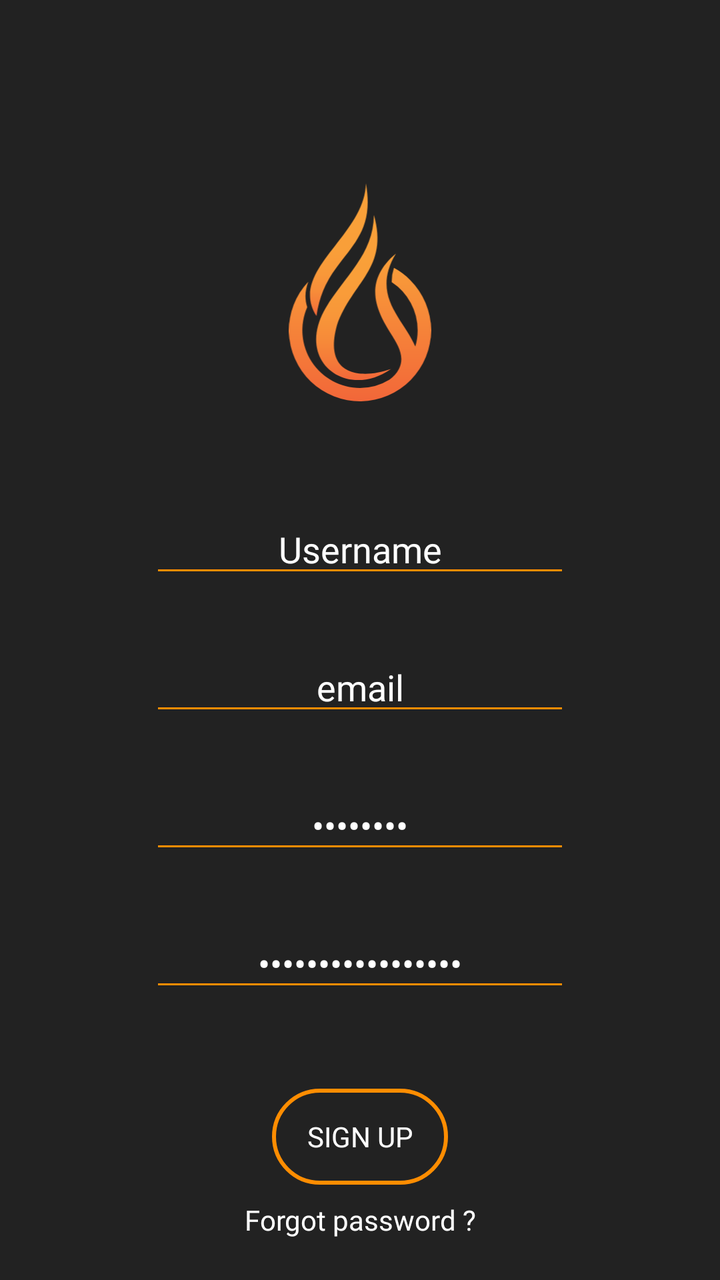
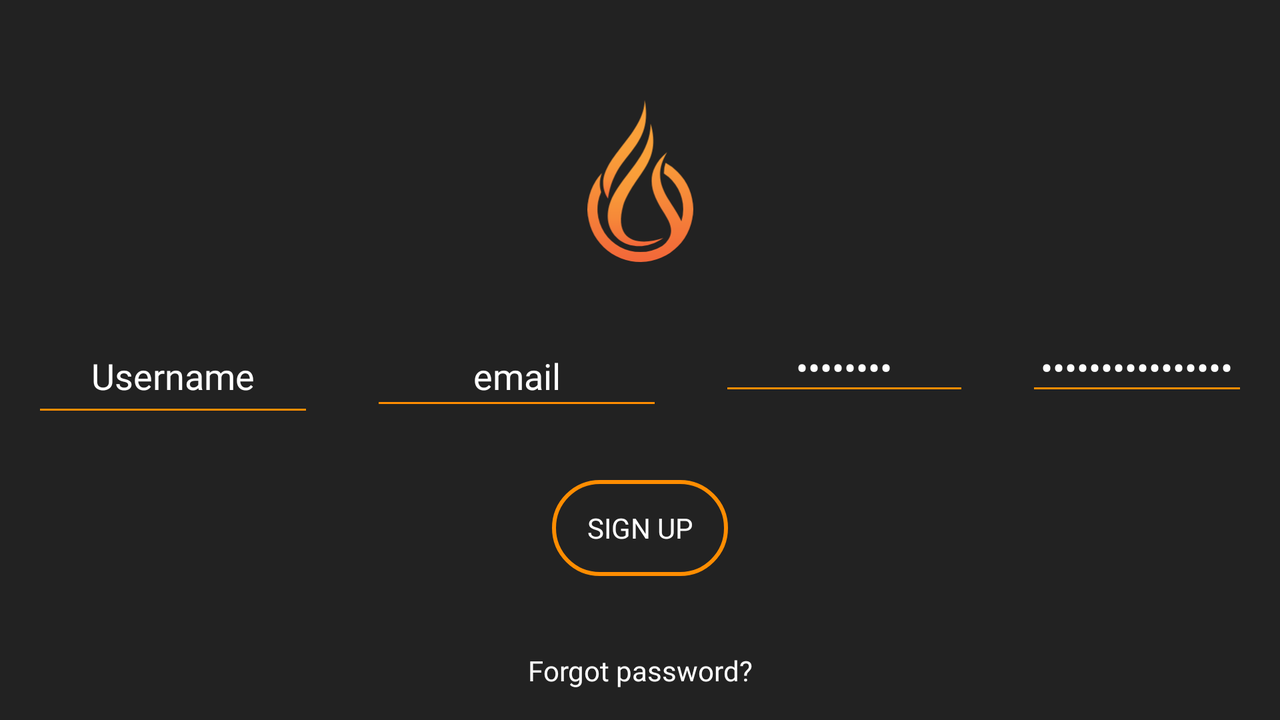

Compare how this app lays out the same screen by default and in its alternative resource folder. The renders come first, then the two layout files and the values they reference.
<!-- AndroidManifest.xml: application theme AppTheme -->
<!-- res/layout/register_profile.xml -->
<?xml version="1.0" encoding="utf-8"?>
<layout xmlns:app="http://schemas.android.com/apk/res-auto"
        xmlns:tools="http://schemas.android.com/tools"
        xmlns:android="http://schemas.android.com/apk/res/android">

    <androidx.constraintlayout.widget.ConstraintLayout
            android:layout_width="match_parent"
            android:layout_height="match_parent"
            android:background="@color/mainBackground">

        <ImageView
                android:id="@+id/appLogo"
                android:layout_width="178dp"
                android:layout_height="109dp"
                android:layout_marginTop="32dp"
                android:layout_marginBottom="24dp"
                app:layout_constraintBottom_toTopOf="@+id/et_name"
                app:layout_constraintEnd_toEndOf="parent"
                app:layout_constraintHorizontal_bias="0.5"
                app:layout_constraintStart_toStartOf="parent"
                app:layout_constraintTop_toTopOf="@+id/guideline_1"
                app:srcCompat="@drawable/ic_blackfyre_logo"
                tools:srcCompat="@drawable/ic_blackfyre_logo" />

        <androidx.constraintlayout.widget.Guideline
                android:id="@+id/guideline_1"
                android:layout_width="wrap_content"
                android:layout_height="wrap_content"
                android:orientation="horizontal"
                app:layout_constraintGuide_begin="@dimen/cardview_compat_inset_shadow"
                app:layout_constraintGuide_percent="0.05" />

        <androidx.constraintlayout.widget.Guideline
                android:id="@+id/guideline_2"
                android:layout_width="wrap_content"
                android:layout_height="wrap_content"
                android:orientation="horizontal"
                app:layout_constraintGuide_percent="0.98" />

        <EditText
                android:id="@+id/et_name"
                android:layout_width="wrap_content"
                android:layout_height="wrap_content"
                android:backgroundTint="@color/colorSecondary"
                android:ems="10"
                android:gravity="center"
                android:hint="@string/username"
                android:inputType="textPersonName"
                app:layout_constraintBottom_toTopOf="@+id/et_email"
                app:layout_constraintEnd_toEndOf="parent"
                app:layout_constraintHorizontal_bias="0.5"
                app:layout_constraintStart_toStartOf="parent"
                app:layout_constraintTop_toBottomOf="@+id/appLogo"
                app:layout_constraintVertical_chainStyle="spread"
                tools:text="@string/username" />

        <EditText
                android:id="@+id/et_email"
                android:layout_width="wrap_content"
                android:layout_height="wrap_content"
                android:backgroundTint="@color/colorSecondary"
                android:ems="10"
                android:gravity="center"
                android:hint="@string/signInWithEmail"
                android:inputType="textPersonName"
                app:layout_constraintBottom_toTopOf="@+id/et_password"
                app:layout_constraintEnd_toEndOf="parent"
                app:layout_constraintHorizontal_bias="0.5"
                app:layout_constraintStart_toStartOf="parent"
                app:layout_constraintTop_toBottomOf="@+id/et_name"
                tools:text="@string/signInWithEmail" />

        <EditText
                android:id="@+id/ed_confirmPassword"
                android:layout_width="wrap_content"
                android:layout_height="wrap_content"
                android:layout_marginBottom="16dp"
                android:backgroundTint="@color/colorSecondary"
                android:contentDescription="@string/forgotPassword"
                android:ems="10"
                android:gravity="center"
                android:hint="@string/forgotPassword"
                android:inputType="textPassword"
                app:layout_constraintBottom_toTopOf="@+id/btn_register"
                app:layout_constraintEnd_toEndOf="@+id/et_password"
                app:layout_constraintHorizontal_bias="0.393"
                app:layout_constraintStart_toStartOf="@+id/et_password"
                app:layout_constraintTop_toBottomOf="@+id/et_password"
                tools:text="@string/forgotPassword" />

        <EditText
                android:id="@+id/et_password"
                android:layout_width="wrap_content"
                android:layout_height="wrap_content"
                android:backgroundTint="@color/colorSecondary"
                android:ems="10"
                android:gravity="center"
                android:hint="@string/password"
                android:inputType="textPassword"
                app:layout_constraintBottom_toTopOf="@+id/ed_confirmPassword"
                app:layout_constraintEnd_toEndOf="parent"
                app:layout_constraintHorizontal_bias="0.5"
                app:layout_constraintStart_toStartOf="parent"
                app:layout_constraintTop_toBottomOf="@+id/et_email"
                tools:text="@string/password" />

        <Button
                android:id="@+id/btn_register"
                android:layout_width="wrap_content"
                android:layout_height="wrap_content"
                android:layout_marginBottom="8dp"
                android:background="@drawable/rounded_corners_imagebutton"
                android:text="@string/signup"
                app:layout_constraintBottom_toTopOf="@+id/tx_forgot_password"
                app:layout_constraintEnd_toEndOf="parent"
                app:layout_constraintHorizontal_bias="0.5"
                app:layout_constraintStart_toStartOf="parent" />

        <TextView
                android:id="@+id/tx_forgot_password"
                android:layout_width="wrap_content"
                android:layout_height="wrap_content"
                android:layout_marginBottom="8dp"
                android:text="@string/forgotPassword"
                app:layout_constraintBottom_toTopOf="@+id/guideline_2"
                app:layout_constraintEnd_toEndOf="@+id/btn_register"
                app:layout_constraintStart_toStartOf="@+id/btn_register" />
    </androidx.constraintlayout.widget.ConstraintLayout>
</layout>
<!-- resources referenced by this layout -->
<resources>
  <color name="colorSecondary">#FF8D01</color>
  <color name="mainBackground">#222222</color>
  <!-- drawable ic_blackfyre_logo: vector/xml drawable (drawable, 2819 chars, omitted) -->
  <!-- drawable rounded_corners_imagebutton (drawable) -->
  <?xml version="1.0" encoding="utf-8"?>
  <selector xmlns:android="http://schemas.android.com/apk/res/android">
      <item>
          <shape android:shape="rectangle">
  
              <corners android:radius="30dp" />
              <stroke
                      android:width="2dp"
                      android:color="@color/colorSecondary"
                      />
          </shape>
      </item>
  </selector>
  <string name="forgotPassword">Forgot password ?</string>
  <string name="password">Password</string>
  <string name="signInWithEmail">email</string>
  <string name="signup">sign up</string>
  <string name="username">Username</string>
  <style name="AppTheme" parent="Theme.AppCompat.DayNight.DarkActionBar">
          
          <item name="colorPrimary">@color/colorPrimary</item>
          <item name="colorPrimaryDark">@color/colorPrimaryDark</item>
          <item name="colorAccent">@color/colorAccent</item>
          <item name="android:textColor">@color/colorWhite</item>
          <item name="android:fontFamily">@font/roboto</item>
          <item name="android:editTextColor">@color/colorWhite</item>
          <item name="android:navigationBarColor">@color/colorPrimary</item>
          <item name="android:windowDrawsSystemBarBackgrounds">true</item>
  
      </style>
  <color name="colorPrimary">#212121</color>
  <color name="colorPrimaryDark">#000000</color>
  <color name="colorAccent">#018786</color>
  <color name="colorWhite">#FFFFFF</color>
</resources>
<!-- res/layout-land/register_profile.xml (the repository's variant of the layout above) -->
<!-- drawn on the phone turned sideways -->
<?xml version="1.0" encoding="utf-8"?>
<layout xmlns:app="http://schemas.android.com/apk/res-auto"
        xmlns:tools="http://schemas.android.com/tools"
        xmlns:android="http://schemas.android.com/apk/res/android">

    <androidx.constraintlayout.widget.ConstraintLayout
            android:layout_width="match_parent"
            android:layout_height="match_parent"
            android:background="@color/mainBackground">

        <ImageView
                android:id="@+id/appLogo"
                android:layout_width="209dp"
                android:layout_height="81dp"
                android:layout_marginTop="32dp"
                android:contentDescription="@string/AppLogo"
                android:scaleType="fitCenter"
                app:layout_constraintEnd_toEndOf="parent"
                app:layout_constraintHorizontal_bias="0.5"
                app:layout_constraintStart_toStartOf="parent"
                app:layout_constraintTop_toTopOf="@+id/guideline_1"
                app:srcCompat="@drawable/ic_blackfyre_logo"
                tools:srcCompat="@drawable/ic_blackfyre_logo" />

        <androidx.constraintlayout.widget.Guideline
                android:id="@+id/guideline_1"
                android:layout_width="wrap_content"
                android:layout_height="wrap_content"
                android:orientation="horizontal"
                app:layout_constraintGuide_begin="@dimen/cardview_compat_inset_shadow"
                app:layout_constraintGuide_percent="0.05" />

        <androidx.constraintlayout.widget.Guideline
                android:id="@+id/guideline_2"
                android:layout_width="wrap_content"
                android:layout_height="wrap_content"
                android:orientation="horizontal"
                app:layout_constraintGuide_percent="0.98" />

        <EditText
                android:id="@+id/et_email"
                android:layout_width="146dp"
                android:layout_height="47dp"
                android:layout_marginTop="32dp"
                android:backgroundTint="@color/colorSecondary"
                android:ems="10"
                android:gravity="center"
                android:hint="@string/signInWithEmail"
                android:inputType= "textEmailAddress"
                app:layout_constraintEnd_toStartOf="@+id/et_password"
                app:layout_constraintHorizontal_bias="0.5"
                app:layout_constraintStart_toEndOf="@+id/et_name"
                app:layout_constraintTop_toBottomOf="@+id/appLogo"
                tools:text="@string/signInWithEmail" />

        <EditText
                android:id="@+id/et_password"
                android:layout_width="125dp"
                android:layout_height="37dp"
                android:backgroundTint="@color/colorSecondary"
                android:ems="10"
                android:gravity="center"
                android:hint="@string/password"
                android:inputType="textPassword"
                app:layout_constraintBaseline_toBaselineOf="@+id/et_email"
                app:layout_constraintEnd_toStartOf="@+id/ed_confirmPassword"
                app:layout_constraintHorizontal_bias="0.5"
                app:layout_constraintStart_toEndOf="@+id/et_email"
                tools:text="@string/password" />

        <EditText
                android:id="@+id/et_name"
                android:layout_width="141dp"
                android:layout_height="54dp"
                android:layout_marginStart="16dp"
                android:backgroundTint="@color/colorSecondary"
                android:ems="10"
                android:gravity="center"
                android:hint="@string/userNameHint"
                android:inputType="textPersonName|textEmailAddress"
                app:layout_constraintBaseline_toBaselineOf="@+id/et_email"
                app:layout_constraintEnd_toStartOf="@+id/et_email"
                app:layout_constraintHorizontal_bias="0.5"
                app:layout_constraintHorizontal_chainStyle="spread_inside"
                app:layout_constraintStart_toStartOf="parent"
                tools:text="@string/username" />

        <EditText
                android:id="@+id/ed_confirmPassword"
                android:layout_width="111dp"
                android:layout_height="37dp"
                android:layout_marginEnd="16dp"
                android:backgroundTint="@color/colorSecondary"
                android:ems="10"
                android:gravity="center"
                android:hint="@string/confirmPassword"
                android:inputType="textPassword"
                app:layout_constraintBaseline_toBaselineOf="@+id/et_password"
                app:layout_constraintEnd_toEndOf="parent"
                app:layout_constraintHorizontal_bias="0.5"
                app:layout_constraintStart_toEndOf="@+id/et_password"
                tools:text="@string/confirmPassword" />

        <Button
                android:id="@+id/btn_register"
                android:layout_width="wrap_content"
                android:layout_height="wrap_content"
                android:layout_marginBottom="8dp"
                android:background="@drawable/rounded_corners_imagebutton"
                android:text="Sign up"
                app:layout_constraintBottom_toTopOf="@+id/tx_forgot_password"
                app:layout_constraintEnd_toEndOf="parent"
                app:layout_constraintHorizontal_bias="0.5"
                app:layout_constraintStart_toStartOf="parent"
                app:layout_constraintTop_toBottomOf="@+id/et_email" />

        <TextView
                android:id="@+id/tx_forgot_password"
                android:layout_width="wrap_content"
                android:layout_height="wrap_content"
                android:layout_marginBottom="8dp"
                android:text="@string/forgot_password"
                app:layout_constraintBottom_toTopOf="@+id/guideline_2"
                app:layout_constraintEnd_toEndOf="@+id/btn_register"
                app:layout_constraintStart_toStartOf="@+id/btn_register" />
    </androidx.constraintlayout.widget.ConstraintLayout>
</layout>
<!-- resources referenced by the variant -->
<!-- as the phone turned sideways resolves them -->
<resources>
  <color name="colorSecondary">#FF8D01</color>
  <color name="mainBackground">#222222</color>
  <!-- drawable ic_blackfyre_logo: vector/xml drawable (drawable, 2819 chars, omitted) -->
  <!-- drawable rounded_corners_imagebutton (drawable) -->
  <?xml version="1.0" encoding="utf-8"?>
  <selector xmlns:android="http://schemas.android.com/apk/res/android">
      <item>
          <shape android:shape="rectangle">
  
              <corners android:radius="30dp" />
              <stroke
                      android:width="2dp"
                      android:color="@color/colorSecondary"
                      />
          </shape>
      </item>
  </selector>
  <string name="AppLogo">App Logo</string>
  <string name="confirmPassword">Confirm password</string>
  <string name="forgot_password">Forgot password?</string>
  <string name="password">Password</string>
  <string name="signInWithEmail">email</string>
  <string name="userNameHint">Username/Email</string>
  <string name="username">Username</string>
  <style name="AppTheme" parent="Theme.AppCompat.DayNight.DarkActionBar">
          
          <item name="colorPrimary">@color/colorPrimary</item>
          <item name="colorPrimaryDark">@color/colorPrimaryDark</item>
          <item name="colorAccent">@color/colorAccent</item>
          <item name="android:textColor">@color/colorWhite</item>
          <item name="android:fontFamily">@font/roboto</item>
          <item name="android:editTextColor">@color/colorWhite</item>
          <item name="android:navigationBarColor">@color/colorPrimary</item>
          <item name="android:windowDrawsSystemBarBackgrounds">true</item>
  
      </style>
  <color name="colorPrimary">#212121</color>
  <color name="colorPrimaryDark">#000000</color>
  <color name="colorAccent">#018786</color>
  <color name="colorWhite">#FFFFFF</color>
</resources>
